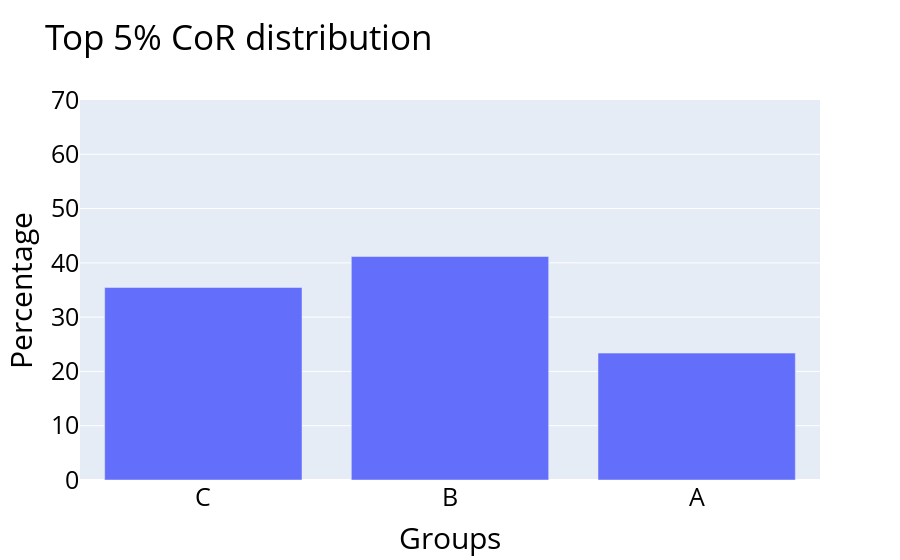

The code cell stored with this chart in its notebook:
### Code cell
fig = px.bar(all_dfs_edges.sort_values(by="Cost of return",ascending=False)["Groups"].head(len(all_dfs_edges)//20).value_counts(normalize=True)*100, title = "Top 5% CoR distribution")
fig.update_xaxes(categoryorder='array', categoryarray=categories)
fig.update_yaxes(range=[0,70],  title = "Percentage")
fig.update_layout(    font=dict(
        size=25,
        color="black",),
        showlegend=False
        )
# fig.write_image(f"Results/all_5percent_classes.pdf", width=500, height=1000)

fig

### Figure 1 — Plotly figure (JSON) as saved in the notebook; plotly's stock layout.template omitted (floating-point values rounded to 4 significant figures)
{"data": [{"hovertemplate": "variable=proportion<br>Groups=%{x}<br>value=%{y}<extra></extra>", "legendgroup": "proportion", "marker": {"color": "#636efa", "pattern": {"shape": ""}}, "name": "proportion", "orientation": "v", "showlegend": true, "textposition": "auto", "type": "bar", "x": ["B", "C", "A"], "xaxis": "x", "y": [41.17, 35.46, 23.38], "yaxis": "y"}], "layout": {"barmode": "relative", "font": {"color": "black", "size": 25}, "legend": {"title": {"text": "variable"}, "tracegroupgap": 0}, "showlegend": false, "title": {"text": "Top 5% CoR distribution"}, "xaxis": {"anchor": "y", "categoryarray": ["C", "B", "A"], "categoryorder": "array", "domain": [0, 1], "title": {"text": "Groups"}}, "yaxis": {"anchor": "x", "domain": [0, 1], "range": [0, 70], "title": {"text": "Percentage"}}}}
